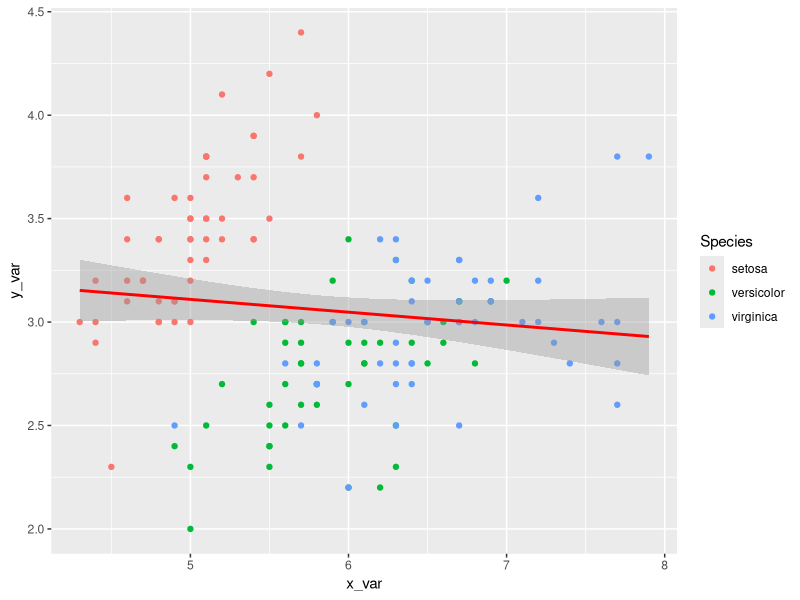

Write R code to recreate this figure.
## ---- chunk 1
library(tidyverse)
scatterpot <- function(dataframe,columnVal_x,columnval_y,color_var="Species"){
  plt <- dataframe %>% 
    mutate(x_var = get(columnVal_x),
           y_var = get(columnval_y),
           col_var = get(color_var)) %>%
    ggplot(aes(x = x_var, y = y_var)) + geom_point(aes(color=Species)) +  stat_smooth(method = "lm", col = "red")
  return(plt)
}

scatterpot(iris, "Sepal.Length", "Sepal.Width")

